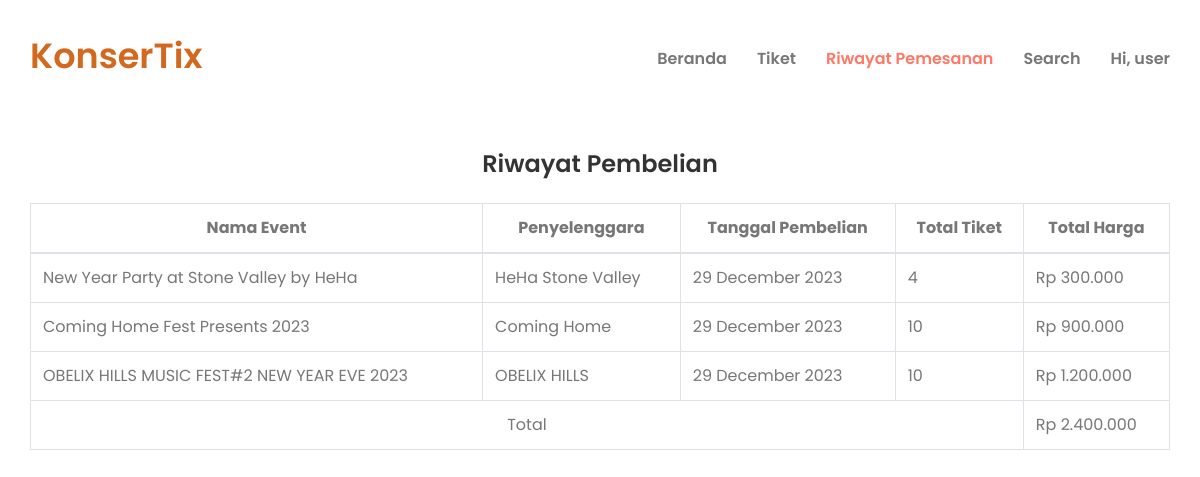
The app's page /riwayatPembelian.php (signed in) with its own data.
### tables this page shows
CREATE TABLE `pemesanan` (
  `orderid` int(11) NOT NULL,
  `userid` int(11) DEFAULT NULL,
  `konserid` int(11) DEFAULT NULL,
  `jumlah` int(11) DEFAULT NULL,
  `total` int(11) DEFAULT NULL,
  `waktu_beli` date NOT NULL
);

CREATE TABLE `konser` (
  `konserid` int(11) NOT NULL,
  `nama` varchar(255) DEFAULT NULL,
  `lokasi` varchar(255) DEFAULT NULL,
  `tanggal` datetime DEFAULT NULL,
  `harga` int(11) DEFAULT NULL,
  `penyelenggara` varchar(100) NOT NULL,
  `deskripsi` text NOT NULL,
  `foto` varchar(255) NOT NULL
);

### riwayatPembelian.php (the view, shortened to what this page needs)
<?php
include_once('config/connection.php');
?>
<!doctype html>
<html lang="en">
<head>
    <link rel="stylesheet" href="assets/css/bootstrap.min.css">
    <link rel="stylesheet" href="assets/css/animate.css">
    <link rel="stylesheet" href="assets/css/magnific-popup.css">
    <link rel="stylesheet" href="assets/css/slick.css">
    <link rel="stylesheet" href="assets/css/LineIcons.css">
    <link rel="stylesheet" href="assets/css/default.css">
    <link rel="stylesheet" href="assets/css/style.css">
    <link rel="stylesheet" href="assets/css/responsive.css">
</head>
<body>
    <?php include_once('layout/navbar.php'); ?>
    <section id="home" class="slider-area pt-150">
        <div class="container">
            <div class="row">
                <div class="col-12">
                    <h4 class="text-center">Riwayat Pembelian</h4>
                </div>
                <div class="col-12 mt-4">
                    <table class="table table-bordered">
                        <thead>
                            <tr class="text-center">
                                <th>Nama Event</th>
                                <th>Penyelenggara</th>
                                <th>Tanggal Pembelian</th>
                                <th>Total Tiket</th>
                                <th>Total Harga</th>
                            </tr>
                        </thead>
                        <tbody>
                            <?php
                            $query = "SELECT * FROM pemesanan JOIN konser ON pemesanan.konserid = konser.konserid WHERE pemesanan.userid = " . $_SESSION['userid'];
                            $result = mysqli_query($conn, $query);
                            $total = 0;
                            while ($row = mysqli_fetch_array($result)) :
                                $total += $row['total'];
                            ?>
                                <tr>
                                    <td><?= $row['nama']; ?></td>
                                    <td><?= $row['penyelenggara']; ?></td>
                                    <td><?= date('d F Y', strtotime($row['waktu_beli'])); ?></td>
                                    <td><?= $row['jumlah']; ?></td>
                                    <td><?= 'Rp ' . number_format($row['total'], 0, ',', '.'); ?></td>
                                </tr>
                            <?php
                            endwhile;
                            ?>
                            <tr>
                                <td colspan="4" class="text-center">Total</td>
                                <td><?= 'Rp ' . number_format($total, 0, ',', '.'); ?></td>
                            </tr>
                        </tbody>
                    </table>
                </div>
            </div>
        </div>
    </section>
</body>
</html>

### assets/css/default.css (style rules this page uses)
.pt-150 { padding-top: 150px; }

### assets/css/style.css (style rules this page uses)
body { font-family: "Poppins", sans-serif; font-weight: normal; font-style: normal; color: #777; }
* { margin: 0; padding: 0; -webkit-box-sizing: border-box; -moz-box-sizing: border-box; box-sizing: border-box; }
h1, h2, h3, h4, h5, h6 { font-family: "Poppins", sans-serif; font-weight: 600; color: #333; margin: 0px; }
h4 { font-size: 24px; }

### records on screen
pemesanan: konserid.nama "New Year Party at Stone Valley by HeHa", konserid.penyelenggara "HeHa Stone Valley", waktu_beli "29 December 2023", jumlah "4", total "300.000"
pemesanan: konserid.nama "Coming Home Fest Presents 2023", konserid.penyelenggara "Coming Home", waktu_beli "29 December 2023", jumlah "10", total "900.000"
pemesanan: konserid.nama "OBELIX HILLS MUSIC FEST#2 NEW YEAR EVE 2023", konserid.penyelenggara "OBELIX HILLS", waktu_beli "29 December 2023", jumlah "10", total "1.200.000"

### other values on screen
$_SESSION['username'] "user"
$total "2.400.000"
